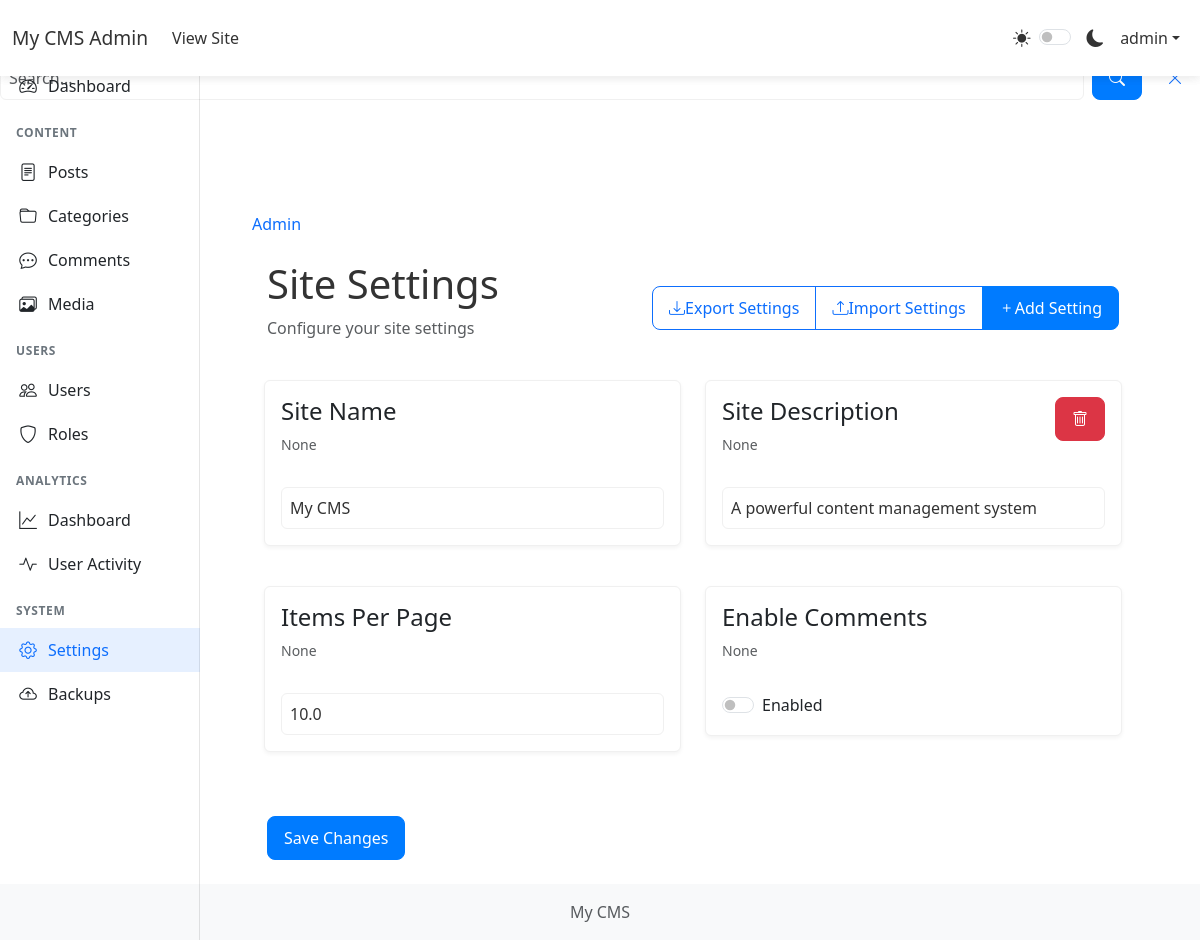
/admin/settings (signed in), run on the app's committed database.
### app/models.py (models this page shows, shortened)
class Settings(db.Model):
    __tablename__ = 'settings'
    _cache = {}
    id = db.Column(db.Integer, primary_key=True)
    key = db.Column(db.String(50), unique=True, nullable=False)
    value = db.Column(db.String(500))
    type = db.Column(db.String(20), default='string')
    description = db.Column(db.String(200))
    @staticmethod
    def get(key, default=None):
        setting = Settings.query.filter_by(key=key).first()
        if setting is None:
            return default
        try:
            if setting.type == 'boolean':
                return setting.value.lower() in ('true', '1', 'yes', 'on')
            elif setting.type == 'integer':
                return int(float(setting.value))
            elif setting.type == 'float':
                return float(setting.value)
            elif setting.type == 'json':
                return json.loads(setting.value)
            else:  # string
                return setting.value
        except (ValueError, json.JSONDecodeError) as e:
            current_app.logger.error(f"Error converting setting {key}: {str(e)}")
            return default

class User(UserMixin, db.Model):
    id = db.Column(db.Integer, primary_key=True)
    username = db.Column(db.String(64), unique=True, nullable=False)
    email = db.Column(db.String(120), unique=True, nullable=False)
    password_hash = db.Column(db.String(128))
    is_admin = db.Column(db.Boolean, default=False)
    is_active = db.Column(db.Boolean, default=True)
    created_at = db.Column(db.DateTime, default=datetime.utcnow)
    last_seen = db.Column(db.DateTime, default=datetime.utcnow)
    profile_image = db.Column(db.String(200))
    bio = db.Column(db.Text)
    website = db.Column(db.String(200))
    social_facebook = db.Column(db.String(200))
    social_twitter = db.Column(db.String(200))
    social_instagram = db.Column(db.String(200))
    email_confirmed = db.Column(db.Boolean, default=False)
    role_id = db.Column(db.Integer, db.ForeignKey('role.id'))
    last_activity = db.Column(db.DateTime, default=datetime.utcnow)
    failed_login_attempts = db.Column(db.Integer, default=0)
    account_locked = db.Column(db.Boolean, default=False)
    account_locked_until = db.Column(db.DateTime)
    must_change_password = db.Column(db.Boolean, default=False)
    password_changed_at = db.Column(db.DateTime)
    posts = db.relationship('Post', backref='author', lazy='dynamic')
    comments = db.relationship('Comment', backref='author', lazy='dynamic')
    likes = db.relationship('Like', backref='user', lazy='dynamic')
    page_views = db.relationship('PageView', back_populates='user', lazy='dynamic')

### app/admin/routes.py (the view, shortened to what this page needs)
@bp.route('/settings', methods=['GET', 'POST'])
@login_required
@admin_required
def settings():
    all_settings = Settings.query.all()
    return render_template('admin/settings.html', settings=all_settings)

### app/templates/admin/settings.html (shortened to what this page needs)
{% extends "admin/base.html" %}
{% block admin_content %}
<div class="container mt-4">
    <div class="d-flex justify-content-between align-items-center mb-4">
        <div>
            <h2>Site Settings</h2>
            <p class="text-muted">Configure your site settings</p>
        </div>
        <div class="btn-group">
            <a href="{{ url_for('admin.export_settings') }}" class="btn btn-outline-primary">
                <i class="bi bi-download"></i> Export Settings
            </a>
            <button type="button" class="btn btn-outline-primary" data-bs-toggle="modal" data-bs-target="#importSettingsModal">
                <i class="bi bi-upload"></i> Import Settings
            </button>
            <button type="button" class="btn btn-primary" data-bs-toggle="modal" data-bs-target="#addSettingModal">
                <i class="bi bi-plus"></i> Add Setting
            </button>
        </div>
    </div>
    <form id="settingsForm" method="POST" action="{{ url_for('admin.settings') }}">
        <div class="row">
            {% for setting in settings %}
            <div class="col-md-6 mb-4">
                <div class="card">
                    <div class="card-body">
                        <div class="d-flex justify-content-between align-items-start mb-3">
                            <div>
                                <h5 class="card-title">{{ setting.key|replace('_', ' ')|title }}</h5>
                                <p class="text-muted small">{{ setting.description }}</p>
                            </div>
                            {% if setting.key not in ['site_name', 'items_per_page', 'enable_comments'] %}
                            <button type="button" class="btn btn-danger btn-sm delete-setting" data-setting-id="{{ setting.id }}">
                                <i class="bi bi-trash"></i>
                            </button>
                            {% endif %}
                        </div>
                        {% if setting.type == 'boolean' %}
                        <div class="form-check form-switch">
                            <input type="checkbox" class="form-check-input" name="setting_{{ setting.key }}"
                                   id="setting_{{ setting.key }}" value="true"
                                   {% if setting.value and setting.value.lower() in ('true', '1', 'yes', 'on') %}checked{% endif %}>
                            <label class="form-check-label" for="setting_{{ setting.key }}">Enabled</label>
                        </div>
                        {% elif setting.type == 'number' %}
                        <input type="number" class="form-control" name="setting_{{ setting.key }}"
                               id="setting_{{ setting.key }}" value="{{ setting.value }}" step="any">
                        {% else %}
                        <input type="text" class="form-control" name="setting_{{ setting.key }}"
                               id="setting_{{ setting.key }}" value="{{ setting.value }}">
                        {% endif %}
                    </div>
                </div>
            </div>
            {% endfor %}
        </div>
        <div class="text-end mt-4 mb-4">
            <button type="submit" class="btn btn-primary">Save Changes</button>
        </div>
    </form>
</div>
{% endblock %}

### app/templates/admin/base.html (shortened to what this page needs)
{% extends "base.html" %}
{% block content %}
<nav class="navbar navbar-expand-lg navbar-dark bg-dark fixed-top">
    <div class="container-fluid">
        <a class="navbar-brand" href="{{ url_for('admin.index') }}">{{ Settings.get('site_name', 'CMS') }} Admin</a>
        <div class="collapse navbar-collapse" id="adminNavbar">
            <ul class="navbar-nav me-auto">
                <li class="nav-item">
                    <a class="nav-link" href="{{ url_for('main.index') }}">View Site</a>
                </li>
            </ul>
            <ul class="navbar-nav">
                <li class="nav-item">
                    <div class="theme-switcher nav-link">
                        <i class="bi bi-sun-fill" id="lightIcon"></i>
                        <div class="form-check form-switch d-inline-block">
                            <input class="form-check-input" type="checkbox" id="themeSwitcher">
                        </div>
                        <i class="bi bi-moon-fill" id="darkIcon"></i>
                    </div>
                </li>
                <li class="nav-item dropdown">
                    <a class="nav-link dropdown-toggle" href="#" id="userDropdown" role="button" data-bs-toggle="dropdown">
                        {{ current_user.username }}
                    </a>
                </li>
            </ul>
        </div>
    </div>
</nav>
<div class="container-fluid">
    <div class="row">
        <div class="col-md-3 col-lg-2 d-md-block sidebar-wrapper">
            <div id="sidebar" class="sidebar">
                <div class="position-sticky">
                    <ul class="nav flex-column">
                        <li class="nav-item">
                            <a class="nav-link {{ 'active' if request.endpoint == 'admin.index' }}" href="{{ url_for('admin.index') }}">
                                <i class="bi bi-speedometer2"></i>
                                <span>Dashboard</span>
                            </a>
                        </li>
                        <li class="nav-header">Content</li>
                        <li class="nav-item">
                            <a class="nav-link {{ 'active' if 'admin.posts' in request.endpoint }}" href="{{ url_for('admin.posts') }}">
                                <i class="bi bi-file-text"></i>
                                <span>Posts</span>
                            </a>
                        </li>
                        <li class="nav-item">
                            <a class="nav-link {{ 'active' if 'admin.categories' in request.endpoint }}" href="{{ url_for('admin.categories') }}">
                                <i class="bi bi-folder"></i>
                                <span>Categories</span>
                            </a>
                        </li>
                        <li class="nav-item">
                            <a class="nav-link {{ 'active' if 'admin.comments' in request.endpoint }}" href="{{ url_for('admin.comments') }}">
                                <i class="bi bi-chat-dots"></i>
                                <span>Comments</span>
                            </a>
                        </li>
                        <li class="nav-item">
                            <a class="nav-link {{ 'active' if 'admin.media' in request.endpoint }}" href="{{ url_for('admin.media') }}">
                                <i class="bi bi-images"></i>
                                <span>Media</span>
                            </a>
                        </li>
                        <li class="nav-header">Users</li>
                        <li class="nav-item">
                            <a class="nav-link {{ 'active' if 'admin.users' in request.endpoint }}" href="{{ url_for('admin.users') }}">
                                <i class="bi bi-people"></i>
                                <span>Users</span>
                            </a>
                        </li>
                        <li class="nav-item">
                            <a class="nav-link {{ 'active' if 'admin.roles' in request.endpoint }}" href="{{ url_for('admin.roles') }}">
                                <i class="bi bi-shield"></i>
                                <span>Roles</span>
                            </a>
                        </li>
                        <li class="nav-header">Analytics</li>
                        <li class="nav-item">
                            <a class="nav-link {{ 'active' if request.endpoint == 'admin.analytics' }}" href="{{ url_for('admin.analytics') }}">
                                <i class="bi bi-graph-up"></i>
                                <span>Dashboard</span>
                            </a>
                        </li>
                        <li class="nav-item">
                            <a class="nav-link {{ 'active' if 'admin.user_activity' in request.endpoint }}" href="{{ url_for('admin.user_activity_list') }}">
                                <i class="bi bi-activity"></i>
                                <span>User Activity</span>
                            </a>
                        </li>
                        <li class="nav-header">System</li>
                        <li class="nav-item">
                            <a class="nav-link {{ 'active' if 'admin.settings' in request.endpoint }}" href="{{ url_for('admin.settings') }}">
                                <i class="bi bi-gear"></i>
                                <span>Settings</span>
                            </a>
                        </li>
                        <li class="nav-item">
                            <a class="nav-link {{ 'active' if 'admin.backups' in request.endpoint }}" href="{{ url_for('admin.backups') }}">
                                <i class="bi bi-cloud-arrow-up"></i>
                                <span>Backups</span>
                            </a>
                        </li>
                    </ul>
                </div>
            </div>
        </div>
        <main class="col-md-9 ms-sm-auto col-lg-10 px-md-4">
            <nav aria-label="breadcrumb" class="mt-3">
                <ol class="breadcrumb">
                    <li class="breadcrumb-item"><a href="{{ url_for('admin.index') }}">Admin</a></li>
                </ol>
            </nav>
            {% block admin_content %}{% endblock %}
        </main>
    </div>
</div>
{% endblock %}

### app/templates/base.html (shortened to what this page needs)
<!DOCTYPE html>
<html lang="en" data-theme="light">
<head>
    <link href="https://cdn.jsdelivr.net/npm/bootstrap@5.3.0/dist/css/bootstrap.min.css" rel="stylesheet">
    <link rel="stylesheet" href="https://cdn.jsdelivr.net/npm/bootstrap-icons@1.7.2/font/bootstrap-icons.css">
    <link rel="stylesheet" href="{{ url_for('static', filename='css/style.css') }}">
</head>
<body>
    <div class="search-form">
        <form action="{{ url_for('main.search') }}" method="GET" class="d-flex">
            <input type="search" name="q" class="form-control" placeholder="Search..." aria-label="Search">
            <button type="submit" class="btn btn-primary ms-2"><i class="bi bi-search"></i></button>
            <button type="button" class="btn btn-link ms-2" id="close-search"><i class="bi bi-x-lg"></i></button>
        </form>
    </div>
    <nav class="navbar navbar-expand-lg navbar-light fixed-top">
        <div class="container">
            <a class="navbar-brand d-flex align-items-center" href="{{ url_for('main.index') }}">
                <span class="d-none d-sm-inline">{{ get_setting('site_name', 'CMS') }}</span>
            </a>
            <div class="collapse navbar-collapse" id="navbarNav">
                <ul class="navbar-nav me-auto">
                    <li class="nav-item">
                        <a class="nav-link" href="{{ url_for('main.index') }}">
                        </a>
                    </li>
                    {% if current_user.is_authenticated and current_user.is_admin %}
                    <li class="nav-item dropdown">
                        <a class="nav-link dropdown-toggle d-flex align-items-center" href="#" id="adminDropdown" role="button"
                           data-bs-toggle="dropdown" aria-expanded="false">
                        </a>
                    </li>
                    {% endif %}
                </ul>
                <ul class="navbar-nav">
                    <li class="nav-item">
                        <button id="theme-toggle" class="btn nav-link" aria-label="Toggle theme">
                        </button>
                    </li>
                    {% if current_user.is_authenticated %}
                    <li class="nav-item dropdown">
                        <a class="nav-link dropdown-toggle d-flex align-items-center" href="#" id="userDropdown" role="button"
                           data-bs-toggle="dropdown" aria-expanded="false">
                        </a>
                    </li>
                    {% else %}
                    <li class="nav-item">
                        <a class="nav-link" href="{{ url_for('auth.login') }}">
                            <i class="bi bi-box-arrow-in-right"></i> Login
                        </a>
                    </li>
                    {% endif %}
                </ul>
            </div>
        </div>
    </nav>
    <main class="container mt-5 pt-4">
        {% block content %}{% endblock %}
    </main>
    <footer class="footer mt-auto py-3 bg-light">
        <div class="container text-center">
            <span class="text-muted"> {{ get_setting('site_name', 'CMS') }} {{ now.year }}</span>
        </div>
    </footer>
</body>
</html>

### data on the page
Settings: get "My CMS", key "Site Name", description "None", value "My CMS", type+value "My CMS"
User: username "admin"
Settings: key "Site Description", description "None", value "A powerful content management system"
Settings: key "Items Per Page", description "None", value "10.0"
Settings: key "Enable Comments", description "None"
